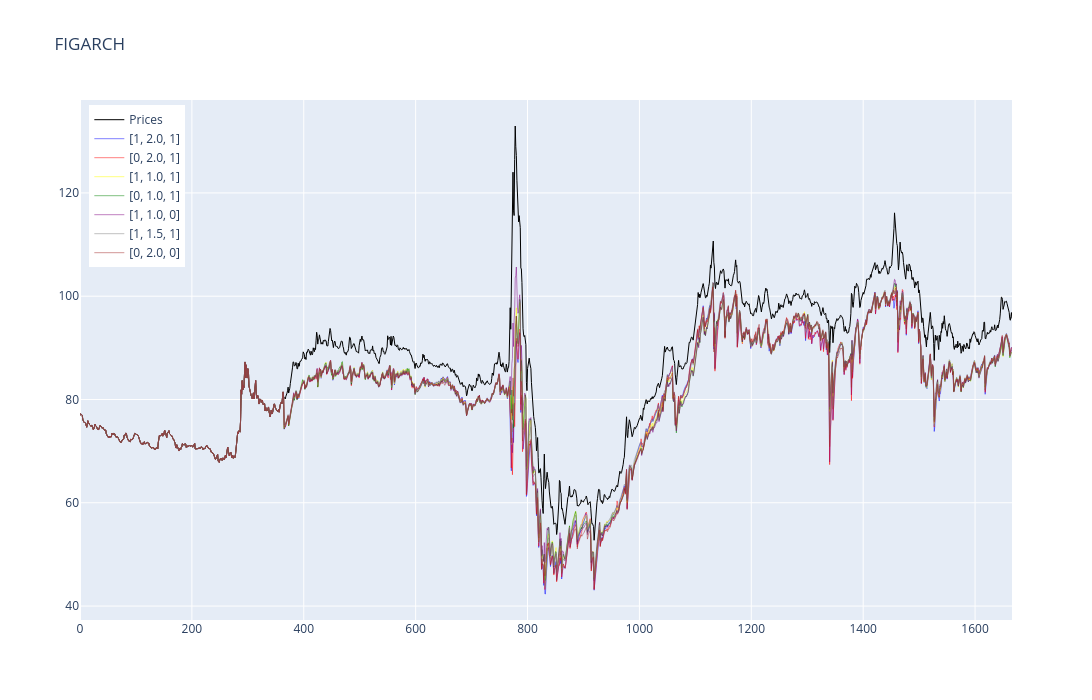

This figure's notebook cell:
### Code cell
import plotly.graph_objects as go 

fig = go.Figure()

fig.add_trace(go.Scatter(
    x=np.arange(len(prices_usd)),
    y=prices_usd, 
    mode='lines',
    line=dict(color='black', width=1.0), 
    name='Prices'
))

for color_i, model in enumerate(_figarch_vars.keys()): 
    fig.add_trace(go.Scatter(
        x=np.arange(len(prices_usd)),
        y=turn_var_into_real_terms(_figarch_vars[model], prices_usd),
        mode='lines',
        line=dict(color=color[color_i], width=0.5),
        name=model
    ))

fig.update_layout(
    title='FIGARCH', width=1400, height=700, hovermode='x unified', legend=dict(yanchor='top', y=0.99, xanchor='left', x=0.01)
)

fig.show()

### Figure 1 — Plotly figure (JSON) as saved in the notebook; plotly's stock layout.template omitted (floating-point values rounded to 4 significant figures; data arrays with more than 128 entries replaced by an {"elided": "..."} marker saying what was removed)
{"data": [{"line": {"color": "black", "width": 1}, "mode": "lines", "name": "Prices", "type": "scatter", "x": {"elided": "1667 int values"}, "y": {"elided": "1667 float values"}}, {"line": {"color": "blue", "width": 0.5}, "mode": "lines", "name": "[1, 2.0, 1]", "type": "scatter", "x": {"elided": "1667 int values"}, "y": {"elided": "1666 float values"}}, {"line": {"color": "red", "width": 0.5}, "mode": "lines", "name": "[0, 2.0, 1]", "type": "scatter", "x": {"elided": "1667 int values"}, "y": {"elided": "1666 float values"}}, {"line": {"color": "yellow", "width": 0.5}, "mode": "lines", "name": "[1, 1.0, 1]", "type": "scatter", "x": {"elided": "1667 int values"}, "y": {"elided": "1666 float values"}}, {"line": {"color": "green", "width": 0.5}, "mode": "lines", "name": "[0, 1.0, 1]", "type": "scatter", "x": {"elided": "1667 int values"}, "y": {"elided": "1666 float values"}}, {"line": {"color": "purple", "width": 0.5}, "mode": "lines", "name": "[1, 1.0, 0]", "type": "scatter", "x": {"elided": "1667 int values"}, "y": {"elided": "1666 float values"}}, {"line": {"color": "grey", "width": 0.5}, "mode": "lines", "name": "[1, 1.5, 1]", "type": "scatter", "x": {"elided": "1667 int values"}, "y": {"elided": "1666 float values"}}, {"line": {"color": "brown", "width": 0.5}, "mode": "lines", "name": "[0, 2.0, 0]", "type": "scatter", "x": {"elided": "1667 int values"}, "y": {"elided": "1666 float values"}}], "layout": {"height": 700, "hovermode": "x unified", "legend": {"x": 0.01, "xanchor": "left", "y": 0.99, "yanchor": "top"}, "title": {"text": "FIGARCH"}, "width": 1400}}
